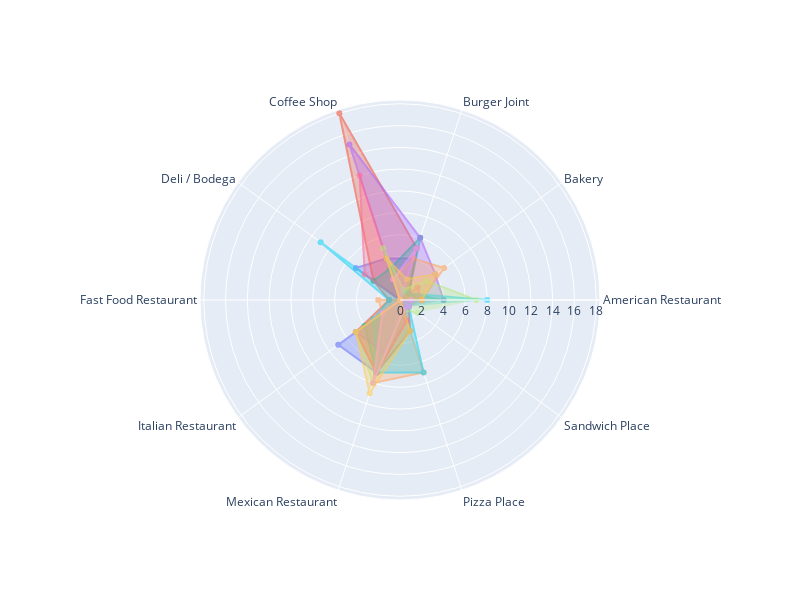

Source (notebook cell):
### Code cell
distances, indices = nearest_neighbors.kneighbors(X_reduced[[9]])

fig = go.Figure()

for user_index in indices[0]:
    fig.add_trace(draw_user_radar(user_index))
    
fig.update_layout(
    height=600,
    width=800,
    margin=dict(
        l=200,
        r=200,
        b=100,
        t=100,
        pad=4
    ),
    showlegend=False
)

### Figure 1 — Plotly figure (JSON) as saved in the notebook; plotly's stock layout.template omitted (floating-point values rounded to 4 significant figures)
{"data": [{"fill": "toself", "name": "User 9", "opacity": 0.6, "r": [1, 0, 4, 4, 5, 0, 7, 7, 1, 1], "theta": ["American Restaurant", "Bakery", "Burger Joint", "Coffee Shop", "Deli / Bodega", "Fast Food Restaurant", "Italian Restaurant", "Mexican Restaurant", "Pizza Place", "Sandwich Place"], "type": "scatterpolar"}, {"fill": "toself", "name": "User 988", "opacity": 0.6, "r": [2, 1, 5, 18, 3, 1, 5, 7, 3, 1], "theta": ["American Restaurant", "Bakery", "Burger Joint", "Coffee Shop", "Deli / Bodega", "Fast Food Restaurant", "Italian Restaurant", "Mexican Restaurant", "Pizza Place", "Sandwich Place"], "type": "scatterpolar"}, {"fill": "toself", "name": "User 725", "opacity": 0.6, "r": [4, 1, 6, 3, 3, 0, 4, 7, 0, 0], "theta": ["American Restaurant", "Bakery", "Burger Joint", "Coffee Shop", "Deli / Bodega", "Fast Food Restaurant", "Italian Restaurant", "Mexican Restaurant", "Pizza Place", "Sandwich Place"], "type": "scatterpolar"}, {"fill": "toself", "name": "User 199", "opacity": 0.6, "r": [4, 4, 6, 15, 0, 0, 5, 5, 1, 1], "theta": ["American Restaurant", "Bakery", "Burger Joint", "Coffee Shop", "Deli / Bodega", "Fast Food Restaurant", "Italian Restaurant", "Mexican Restaurant", "Pizza Place", "Sandwich Place"], "type": "scatterpolar"}, {"fill": "toself", "name": "User 500", "opacity": 0.6, "r": [2, 5, 4, 2, 0, 2, 2, 8, 7, 0], "theta": ["American Restaurant", "Bakery", "Burger Joint", "Coffee Shop", "Deli / Bodega", "Fast Food Restaurant", "Italian Restaurant", "Mexican Restaurant", "Pizza Place", "Sandwich Place"], "type": "scatterpolar"}, {"fill": "toself", "name": "User 342", "opacity": 0.6, "r": [8, 1, 1, 0, 9, 1, 3, 7, 7, 1], "theta": ["American Restaurant", "Bakery", "Burger Joint", "Coffee Shop", "Deli / Bodega", "Fast Food Restaurant", "Italian Restaurant", "Mexican Restaurant", "Pizza Place", "Sandwich Place"], "type": "scatterpolar"}, {"fill": "toself", "name": "User 412", "opacity": 0.6, "r": [2, 2, 0, 12, 4, 0, 5, 7, 2, 0], "theta": ["American Restaurant", "Bakery", "Burger Joint", "Coffee Shop", "Deli / Bodega", "Fast Food Restaurant", "Italian Restaurant", "Mexican Restaurant", "Pizza Place", "Sandwich Place"], "type": "scatterpolar"}, {"fill": "toself", "name": "User 479", "opacity": 0.6, "r": [7, 3, 1, 5, 0, 0, 5, 8, 1, 2], "theta": ["American Restaurant", "Bakery", "Burger Joint", "Coffee Shop", "Deli / Bodega", "Fast Food Restaurant", "Italian Restaurant", "Mexican Restaurant", "Pizza Place", "Sandwich Place"], "type": "scatterpolar"}, {"fill": "toself", "name": "User 49", "opacity": 0.6, "r": [1, 0, 5, 2, 0, 0, 2, 8, 1, 1], "theta": ["American Restaurant", "Bakery", "Burger Joint", "Coffee Shop", "Deli / Bodega", "Fast Food Restaurant", "Italian Restaurant", "Mexican Restaurant", "Pizza Place", "Sandwich Place"], "type": "scatterpolar"}, {"fill": "toself", "name": "User 563", "opacity": 0.6, "r": [2, 4, 2, 4, 0, 0, 5, 9, 3, 0], "theta": ["American Restaurant", "Bakery", "Burger Joint", "Coffee Shop", "Deli / Bodega", "Fast Food Restaurant", "Italian Restaurant", "Mexican Restaurant", "Pizza Place", "Sandwich Place"], "type": "scatterpolar"}], "layout": {"height": 600, "margin": {"b": 100, "l": 200, "pad": 4, "r": 200, "t": 100}, "polar": {"angularaxis": {"type": "category"}, "radialaxis": {"autorange": true, "range": [0, 18.34], "type": "linear"}}, "showlegend": false, "width": 800}}
